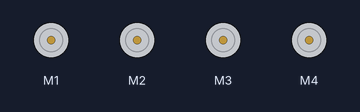
This sketch was run on a simulated Arduino Uno, built with avr-gcc and run on an emulated ATmega328P. On the bench: 4 × DC motor (green arrow = forward, orange = backward, longer = faster). What the sketch prints to the serial monitor is not drawn.

Above: at 0.1 s.
At 5.1 s:
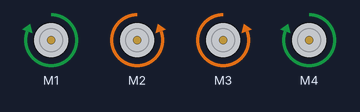
Timing chart, 0 to 6.6 s (numbered marks = the images above):
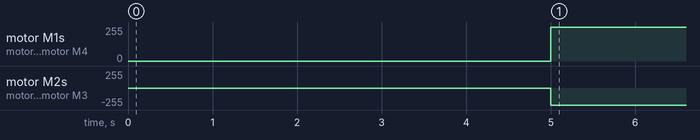

The sketch:

omniwheel.ino
```cpp
#include <AFMotor.h>
#include <SoftwareSerial.h>
//SoftwareSerial mySerial(9, 10); // RX, TX
char data;
int ss = 255;

AF_DCMotor motor_1(1);
AF_DCMotor motor_2(2);
AF_DCMotor motor_3(3);
AF_DCMotor motor_4(4);

void setup() {
  Serial.begin(9600);           // set up Serial library at 9600 bps
  Serial.println("Motor test!");


  // turn on motor
  motor_1.setSpeed(ss);
  motor_2.setSpeed(ss);
  motor_3.setSpeed(ss);
  motor_4.setSpeed(ss);

  motor_1.run(RELEASE);
  motor_2.run(RELEASE);
  motor_3.run(RELEASE);
  motor_4.run(RELEASE);
}

void ileri(){

 motor_1.setSpeed(ss);
 motor_2.setSpeed(ss);
 motor_3.setSpeed(ss);
 motor_4.setSpeed(ss);

 motor_1.run(FORWARD);
 motor_2.run(BACKWARD);
 motor_3.run(BACKWARD);
 motor_4.run(FORWARD);


}

void geri(){


 motor_1.setSpeed(ss);
 motor_2.setSpeed(ss);
 motor_3.setSpeed(ss);
 motor_4.setSpeed(ss);

 motor_1.run(FORWARD);
 motor_2.run(BACKWARD);
 motor_3.run(FORWARD);
 motor_4.run(BACKWARD);


}

void sol(){

 motor_1.setSpeed(ss);
 motor_2.setSpeed(ss);
 motor_3.setSpeed(ss);
 motor_4.setSpeed(ss);

 motor_1.run(FORWARD);
 motor_2.run(FORWARD);
 motor_3.run(BACKWARD);
 motor_4.run(BACKWARD);


}

void sag(){

 motor_1.setSpeed(ss);
 motor_2.setSpeed(ss);
 motor_3.setSpeed(ss);
 motor_4.setSpeed(ss);

 motor_1.run(RELEASE);
 motor_2.run(FORWARD);
 motor_3.run(RELEASE);
 motor_4.run(BACKWARD);


}

void dur(){


  motor_1.run(RELEASE);
  motor_2.run(RELEASE);
  motor_3.run(RELEASE);
  motor_4.run(RELEASE);

}

void loop() {

 delay(5000);
 ileri();

 delay(5000);

// sag();
// delay(5000);
/*
 geri();
 delay(5000);

 sol();
 delay(5000);

 sag();
 delay(5000);
 dur();
 delay(5000);*/

/*
 motor_1.setSpeed(ss);
 motor_1.run(FORWARD);

 delay(5000);
 motor_1.run(RELEASE);

 motor_2.setSpeed(ss);
 motor_2.run(FORWARD);
 delay(5000);

 motor_2.run(RELEASE);

 motor_3.setSpeed(ss);
 motor_3.run(FORWARD);
 delay(5000);

 motor_3.run(RELEASE);

 motor_4.setSpeed(ss);
 motor_4.run(FORWARD);
 delay(5000);

 motor_4.run(RELEASE);
 */
}
```

Measured:
- by itself, motor M1, motor M4: stopped → forward 255/255 at 5.0 s
- by itself, motor M2, motor M3: stopped → backward 255/255 at 5.0 s
